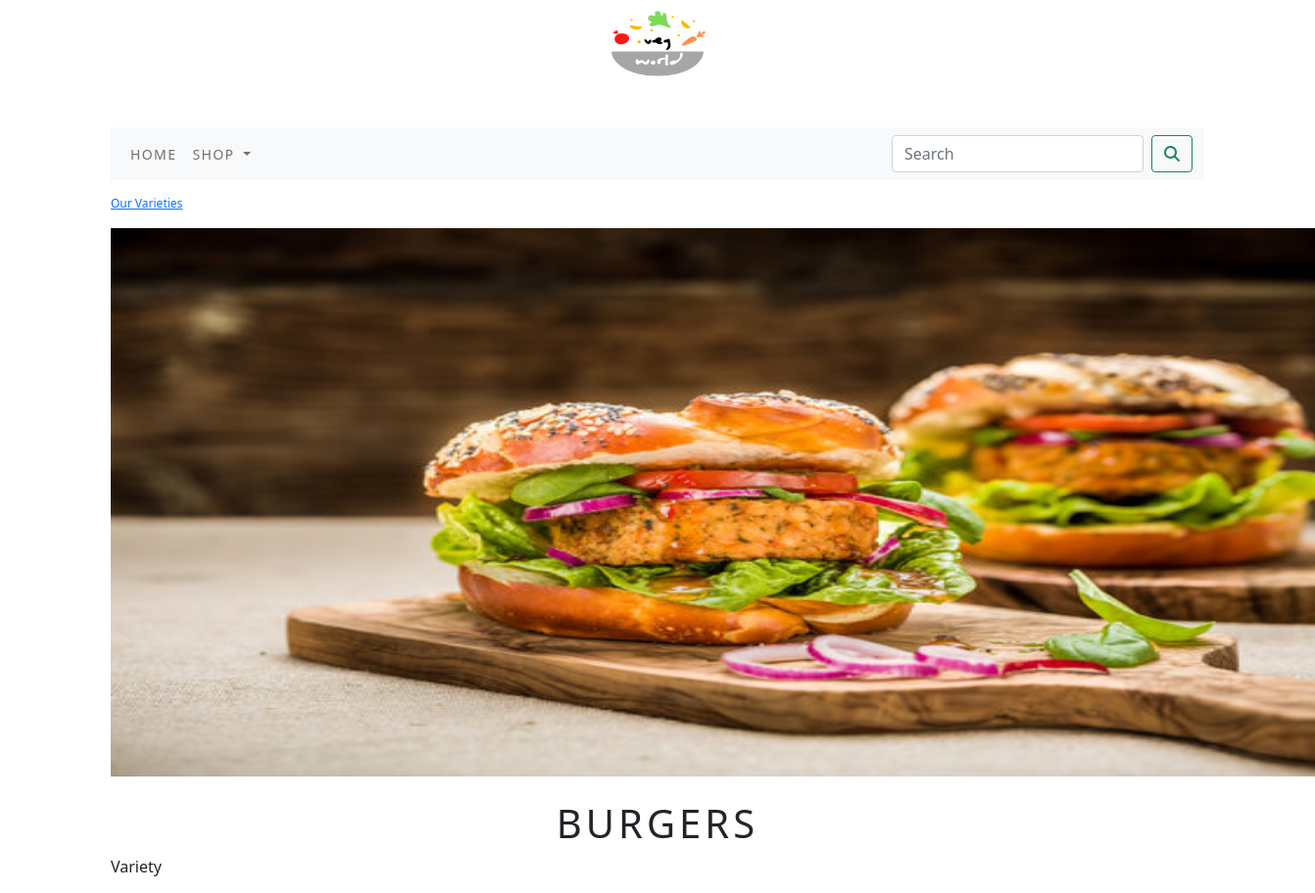
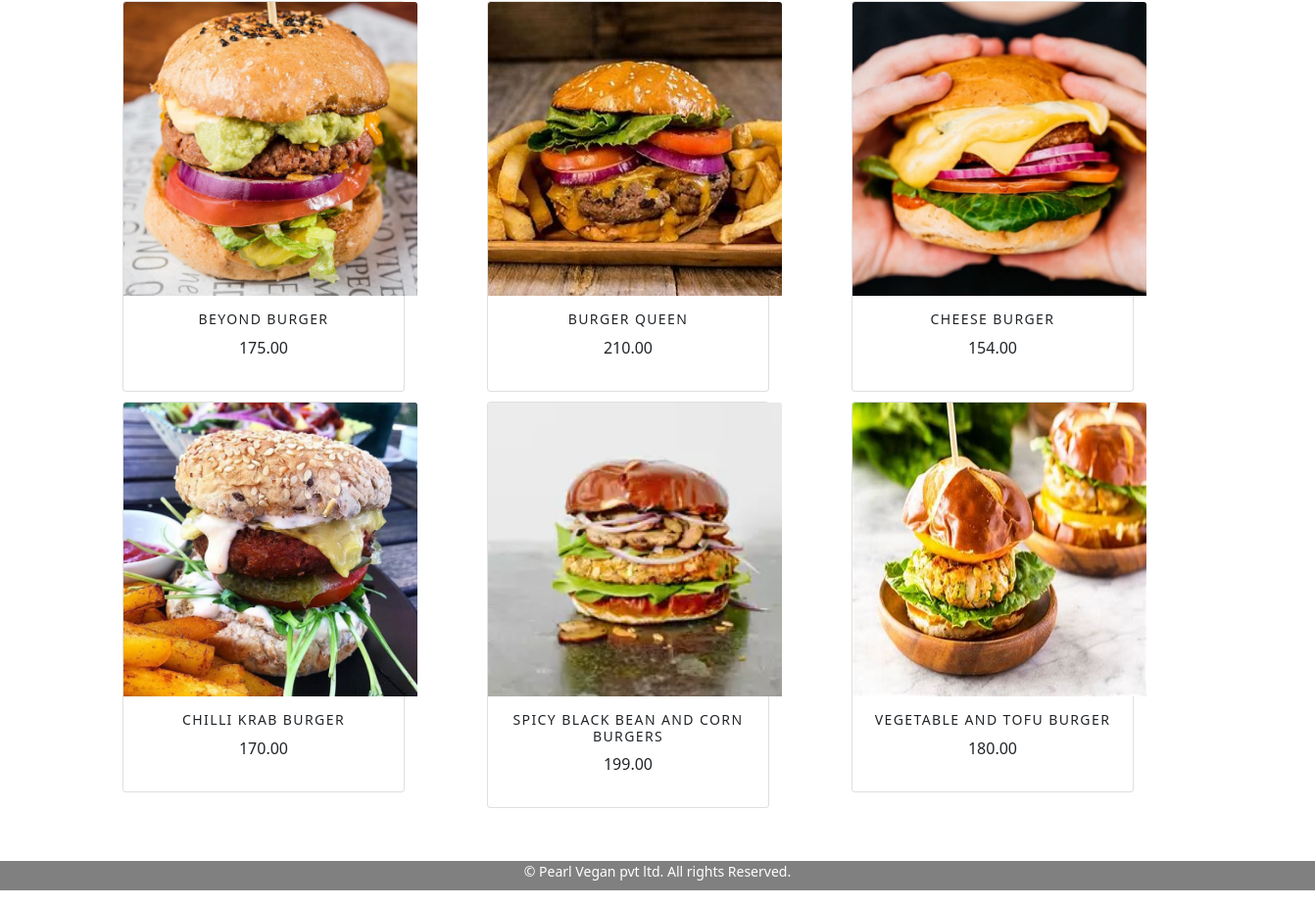
Screenshot of /shop/burgers/ with the database file from the repository (2 pictures, top to bottom).
### shop/models.py (models this page shows, shortened)
class Category(models.Model):
    name=models.CharField(max_length=250, unique=True)
    slug=models.SlugField(max_length=250, unique=True)
    desc=models.TextField(blank=True)
    image=models.ImageField(upload_to='category/', blank=True, null=True)
    class Meta:
        ordering=('name',)
        verbose_name='category'
        verbose_name_plural='categories'
    def get_url(self):
        return reverse('shop:Prod_by_category', args=[self.slug])

class Product(models.Model):
    name = models.CharField(max_length=250, unique=True)
    slug = models.SlugField(max_length=250, unique=True)
    desc = models.TextField(blank=True)
    price = models.DecimalField(max_digits=10, decimal_places=2)
    category = models.ForeignKey(Category, on_delete=models.CASCADE)
    image = models.ImageField(upload_to='product/', blank=True, null=True)
    stock = models.IntegerField()
    available = models.BooleanField(default=True)
    created = models.DateTimeField(auto_now_add=True)
    updated = models.DateTimeField(auto_now=True)
    def get_url(self):
        return reverse('shop:ProdCatDetail', args=[self.category.slug, self.slug])
    class Meta:
        ordering=('name',)
        verbose_name = 'product'
        verbose_name_plural = 'products'

### shop/views.py (the view)
# urls.py: path('',views.AllProdCat,name='AllProdCat'),
def AllProdCat(request, c_slug=None):
    c_page=None
    products_list=None
    if c_slug!=None:
        c_page= get_object_or_404(Category,slug=c_slug)
        products_list=Product.objects.all().filter(category=c_page, available=True)
    else:
        products_list=Product.objects.all().filter(available=True)
    paginator=Paginator(products_list, 6)
    try:
        page=int(request.GET.get('page', '1'))
    except:
        page=1
    try:
        products=paginator.page(page)
    except (EmptyPage, InvalidPage):
        products=paginator.page(paginator.num_pages)
    return render(request, "category.html", {'category': c_page, 'products': products})

### cart/context_processors.py (called while the page is built)
def counter(request):
    item_count = 0
    if 'admin' in request.path:
        return {}
    else:
        try:
            cart = Cart.objects.filter(cart_id=_cart_id(request))
            cart_items = CartItem.objects.all().filter(cart=cart[:1])
            for cart_item in cart_items:
                item_count +=cart_item.quantity
        except Cart.DoesNotExist:
            item_count = 0
    return dict(item_count=item_count)

### cart/views.py (called while the page is built)
def _cart_id(request):
    cart = request.session.session_key
    if not cart:
        cart = request.session.create()
    return cart

### shop/context_processors.py (called while the page is built)
def menu_links(request):
    links=Category.objects.all()
    return dict(links=links)

### templates/category.html (shortened to what this page needs)
{% extends 'base.html' %}
{% load static %}
{% block content %}
  {% if category %}
    <div>
      <div class="row my_row_class">
          <div class="mx_auto">
              <p><a href="{% url 'shop:AllProdCat' %}">Our Varieties</a></p>
      </div>
          </div>
    </div>
  {% endif %}
  <div class="mx_auto">
    {% if category %}
    <img class="my_image" style="width:1290px; height:560px;" src="{{category.image.url}}" alt="{{category.name}}" >
  </div>
<br>
<div>
    <h1 class="text-center my_title">{{category.name}}</h1>
    <p class="text-justify">{{category.desc}}</p>
</div>
     {% endif %}
<div class="container">
  <div class="row mx_auto">
    {% for product in products.object_list %}
    <div class="my_bottom_margin col-9 col-sm-12 col-md-4 col-lg-4">
      <div class="card text-center" style="width:18rem;">
        <a href="{{product.get_url}}"><img class="card-img-top my_image" src="{{product.image.url}}" alt="{{product.name}}" style="width:300px; height:300px;"></a>
      <div class="card-body">
        <h4>{{product.name}}</h4>
        <p>{{product.price}}</p>
      </div>
      </div>
    </div>
    {% endfor %}
  </div>
    <br>
</div>
{% endblock %}

### static/css/custom.css (style rules this page uses)
.my_row_class { padding-top: 15px; }
.my_row_class .mx_auto { color: black; font-size: 12px; }
.my_image { width: 100%; height: auto; }
.my_title { font-size:10 px; text-transform: uppercase; letter-spacing: .1em; }
.my_bottom_margin { margin-bottom: 10px; }
.card-body h4 { font-size: 14px; text-transform: uppercase; letter-spacing: .1em; }

### rows the page displays
Category: image (picture), name "BURGERS", desc "Variety"
Product: image (picture), name "BEYOND BURGER", price "175.00"
Product: image (picture), name "BURGER QUEEN", price "210.00"
Product: image (picture), name "CHEESE BURGER", price "154.00"
Product: image (picture), name "CHILLI KRAB BURGER", price "170.00"
Product: image (picture), name "SPICY BLACK BEAN AND CORN BURGERS", price "199.00"
Product: image (picture), name "VEGETABLE AND TOFU BURGER", price "180.00"
